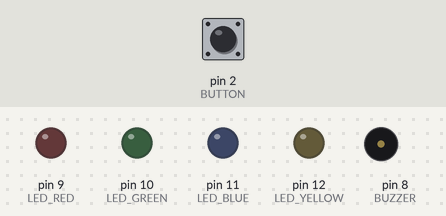
Bench run of a sketch on a simulated Arduino Uno, built with avr-gcc and run on an emulated ATmega328P. Parts: output pins drawn as LEDs (lit = HIGH), buzzer (waves = sounding). Dashed ring = blinking. The test bench sets the inputs (shaded band); at power-on: pin 2 (BUTTON) HIGH.

Above: at 2.3 s.
2.4 s: pin 2 (BUTTON) pulled LOW for 0.15 s
At 2.72 s:
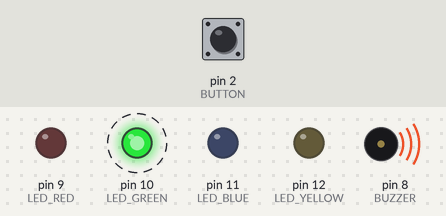
5.4 s: pin 2 (BUTTON) pulled LOW for 1 s
At 6.67 s:
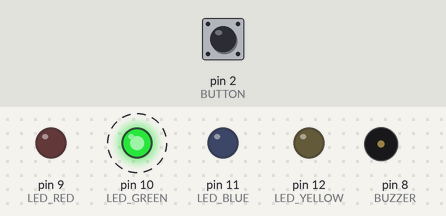
8.4 s: pin 2 (BUTTON) pulled LOW for 3.2 s
At 9.55 s:
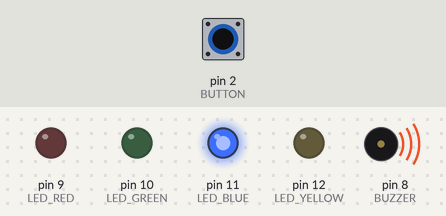
13.1 s: pin 2 (BUTTON) pulled LOW for 0.15 s
At 16.1 s:
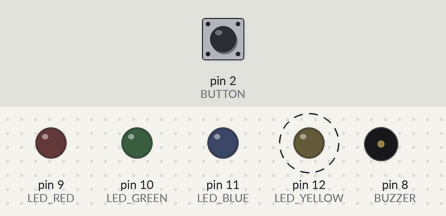
16.2 s: pin 2 (BUTTON) pulsed LOW 5 times (0.12 s each, 0.3 s apart)
At 17.44 s:
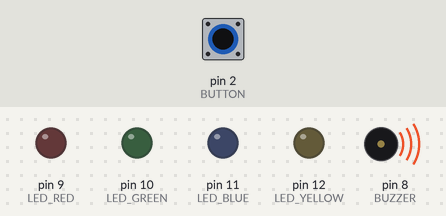
Timing chart, 0 to 30.7 s (numbered marks = the images above; inputs shaded):
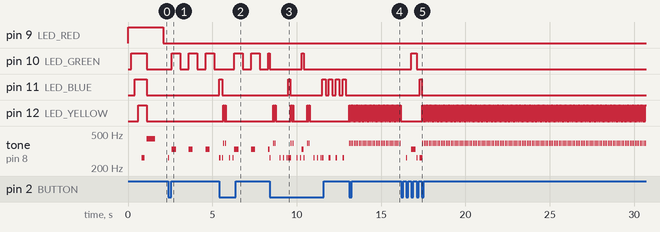

The sketch:

LED___.ino
```cpp
/*
 * 情緒燈專案
 * 材料：
 * 1. Arduino Uno
 * 2. 麵包板
 * 3. 跳線
 * 4. LED 燈 x 4
 * 5. 蜂鳴器
 * 6. 微動開關
 * 7. 220Ω 電阻 x 4
 *
 * 接線方式：
 * 1. LED 接線：
 *    - 紅色 LED：9 號腳位（需要 220Ω 電阻）
 *    - 綠色 LED：10 號腳位（需要 220Ω 電阻）
 *    - 藍色 LED：11 號腳位（需要 220Ω 電阻）
 *    - 黃色 LED：12 號腳位（需要 220Ω 電阻）
 * 2. 蜂鳴器：8 號腳位
 * 3. 微動開關：2 號腳位（一端接 GND）
 */

// 定義腳位
const int LED_RED = 9;     // 紅色 LED
const int LED_GREEN = 10;  // 綠色 LED
const int LED_BLUE = 11;   // 藍色 LED
const int LED_YELLOW = 12; // 黃色 LED
const int BUZZER = 8;      // 蜂鳴器
const int BUTTON = 2;      // 微動開關

// 定義音符頻率（單位：赫茲）
const int NOTE_C4 = 262;  // 低音 Do
const int NOTE_D4 = 294;  // 低音 Re
const int NOTE_E4 = 330;  // 低音 Mi
const int NOTE_F4 = 349;  // 低音 Fa
const int NOTE_G4 = 392;  // 低音 Sol
const int NOTE_A4 = 440;  // 低音 La
const int NOTE_B4 = 494;  // 低音 Si

// 情緒模式（0-4）
int currentMood = 0;  // 0: 紅色, 1: 綠色, 2: 藍色, 3: 黃色, 4: 關機

// 按鈕控制
unsigned long lastButtonPress = 0;
const int DEBOUNCE_DELAY = 200;  // 按鈕防抖動延遲（毫秒）

// LED 控制
unsigned long lastLedChange = 0;
bool ledState = false;
const int LED_BRIGHTNESS = 255;  // LED 最大亮度值

// 時間間隔控制（毫秒）
const int INTERVAL_RED = 1000;    // 紅色：1秒閃爍一次
const int INTERVAL_GREEN = 500;   // 綠色：0.5秒閃爍一次
const int INTERVAL_BLUE = 200;    // 藍色：0.2秒閃爍一次
const int INTERVAL_YELLOW = 50;   // 黃色：0.05秒閃爍一次

// 聲音持續時間（毫秒）
const int SOUND_DURATION_RED = 500;     // 紅色：0.5秒
const int SOUND_DURATION_GREEN = 250;   // 綠色：0.25秒
const int SOUND_DURATION_BLUE = 100;    // 藍色：0.1秒
const int SOUND_DURATION_YELLOW = 25;   // 黃色：0.025秒

void setup() {
  // 設定腳位模式
  pinMode(LED_RED, OUTPUT);      // 設定紅色 LED 為輸出
  pinMode(LED_GREEN, OUTPUT);    // 設定綠色 LED 為輸出
  pinMode(LED_BLUE, OUTPUT);     // 設定藍色 LED 為輸出
  pinMode(LED_YELLOW, OUTPUT);   // 設定黃色 LED 為輸出
  pinMode(BUZZER, OUTPUT);       // 設定蜂鳴器為輸出
  pinMode(BUTTON, INPUT_PULLUP); // 設定微動開關為上拉輸入

  // 開機測試
  testAllComponents();
}

void loop() {
  unsigned long currentTime = millis();

  // 檢查按鈕是否被按下
  if (digitalRead(BUTTON) == LOW && currentTime - lastButtonPress > DEBOUNCE_DELAY) {
    noTone(BUZZER);  // 先停止當前聲音
    currentMood = (currentMood + 1) % 5;  // 切換情緒模式（0-4循環）
    lastButtonPress = currentTime;  // 更新按鈕按下時間

    // 播放切換音效
    tone(BUZZER, NOTE_C4, 50);  // 縮短切換音效時間
  }

  // 根據情緒顯示不同的燈光效果和聲音
  switch(currentMood) {
    case 0:  // 紅色：1秒閃爍一次，0.5秒聲音
      if (currentTime - lastLedChange >= INTERVAL_RED) {
        ledState = !ledState;
        analogWrite(LED_RED, ledState ? LED_BRIGHTNESS : 0);
        lastLedChange = currentTime;
        // 同步聲音
        if (ledState) {  // 只在LED亮起時播放聲音
          tone(BUZZER, NOTE_A4, SOUND_DURATION_RED);  // 高音
        }
      }
      analogWrite(LED_GREEN, 0);
      analogWrite(LED_BLUE, 0);
      analogWrite(LED_YELLOW, 0);
      break;

    case 1:  // 綠色：0.5秒閃爍一次，0.25秒聲音
      if (currentTime - lastLedChange >= INTERVAL_GREEN) {
        ledState = !ledState;
        analogWrite(LED_GREEN, ledState ? LED_BRIGHTNESS : 0);
        lastLedChange = currentTime;
        // 同步聲音
        if (ledState) {  // 只在LED亮起時播放聲音
          tone(BUZZER, NOTE_E4, SOUND_DURATION_GREEN);  // 中音
        }
      }
      analogWrite(LED_RED, 0);
      analogWrite(LED_BLUE, 0);
      analogWrite(LED_YELLOW, 0);
      break;

    case 2:  // 藍色：0.2秒閃爍一次，0.1秒聲音
      if (currentTime - lastLedChange >= INTERVAL_BLUE) {
        ledState = !ledState;
        analogWrite(LED_BLUE, ledState ? LED_BRIGHTNESS : 0);
        lastLedChange = currentTime;
        // 同步聲音
        if (ledState) {  // 只在LED亮起時播放聲音
          tone(BUZZER, NOTE_C4, SOUND_DURATION_BLUE);  // 低音
        }
      }
      analogWrite(LED_RED, 0);
      analogWrite(LED_GREEN, 0);
      analogWrite(LED_YELLOW, 0);
      break;

    case 3:  // 黃色：0.05秒閃爍一次，0.025秒聲音
      if (currentTime - lastLedChange >= INTERVAL_YELLOW) {
        ledState = !ledState;
        analogWrite(LED_YELLOW, ledState ? LED_BRIGHTNESS : 0);
        lastLedChange = currentTime;
        // 同步聲音
        if (ledState) {  // 只在LED亮起時播放聲音
          tone(BUZZER, NOTE_G4, SOUND_DURATION_YELLOW);  // 中高音
        }
      }
      analogWrite(LED_RED, 0);
      analogWrite(LED_GREEN, 0);
      analogWrite(LED_BLUE, 0);
      break;

    case 4:  // 關機：所有 LED 熄滅
      analogWrite(LED_RED, 0);
      analogWrite(LED_GREEN, 0);
      analogWrite(LED_BLUE, 0);
      analogWrite(LED_YELLOW, 0);
      noTone(BUZZER);
      break;
  }
}

// 開機測試所有元件
void testAllComponents() {
  // 測試所有 LED
  analogWrite(LED_RED, LED_BRIGHTNESS);
  delay(200);
  analogWrite(LED_GREEN, LED_BRIGHTNESS);
  delay(200);
  analogWrite(LED_BLUE, LED_BRIGHTNESS);
  delay(200);
  analogWrite(LED_YELLOW, LED_BRIGHTNESS);
  delay(200);

  // 測試蜂鳴器
  tone(BUZZER, NOTE_C4, 200);
  delay(300);

  // 關閉所有 LED
  analogWrite(LED_RED, 0);
  analogWrite(LED_GREEN, 0);
  analogWrite(LED_BLUE, 0);
  analogWrite(LED_YELLOW, 0);
  noTone(BUZZER);
}
```

Measured:
- after the input at 2.4 s, pin 9 (LED_RED): stays LOW (without the input it goes to HIGH after 0.70 s); pin 10 (LED_GREEN): alternates HIGH for 0.50 s and LOW for 0.50 s, starting after 0.20 s
- after the input at 5.4 s, pin 11 (LED_BLUE): LOW → HIGH at once, → LOW 0.20 s later; pin 12 (LED_YELLOW): alternates HIGH for 0.05 s and LOW for 0.05 s, 4 changes in all, then stays LOW, starting after 0.25 s
- after the input at 8.4 s, pin 11 (LED_BLUE): goes HIGH 0.11 s, LOW 1.9 s, 3 × (HIGH 0.20 s, LOW 0.20 s), HIGH 0.20 s, then LOW, starting after 1.1 s; pin 12 (LED_YELLOW): LOW → HIGH after 0.20 s, then repeats every 1.1 s: LOW 0.05 s, HIGH 0.05 s, LOW 0.91 s, HIGH 0.05 s, until it stays LOW from 10.8 s
- after the input at 13.1 s, pin 11 (LED_BLUE): stops changing and stays LOW; pin 12 (LED_YELLOW): alternates HIGH for 0.05 s and LOW for 0.05 s, starting at once; tone on pin 8 (BUZZER): alternates 392 Hz for 0.03 s and silent for 0.08 s, starting at once
- after the input at 16.2 s, pin 10 (LED_GREEN): LOW → HIGH after 0.60 s, → LOW 0.30 s later; pin 11 (LED_BLUE): LOW → HIGH after 1.1 s, → LOW 0.10 s later
- by itself, tone on pin 8 (BUZZER): plays 262 Hz for 0.05 s, 392 Hz for 0.03 s, 392 Hz for 0.03 s, 262 Hz for 0.05 s, 262 Hz for 0.05 s, 262 Hz for 0.05 s … (22 notes in this stretch)
